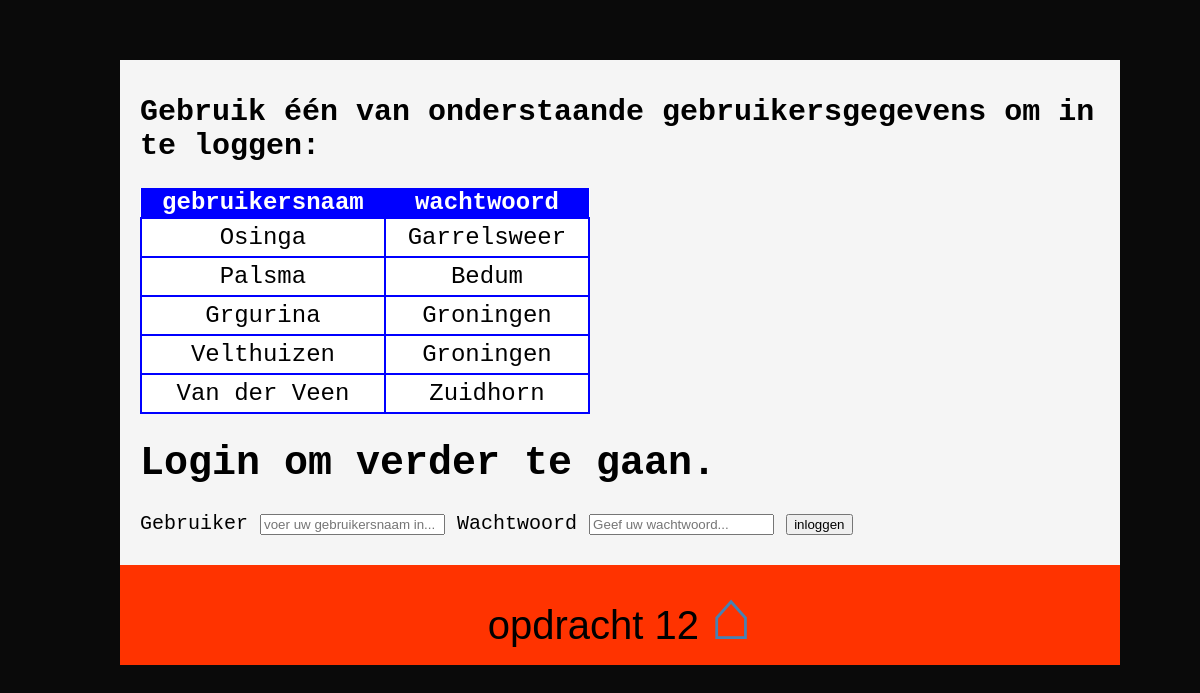
Page /public/PHP/opdracht_12.php on the committed database.
### tables this page shows
CREATE TABLE IF NOT EXISTS `stations` (
`ws_id` int(2) NOT NULL,
  `plaats` text NOT NULL,
  `beheerder` varchar(32) NOT NULL
);

### public/PHP/opdracht_12.php (the view, shortened to what this page needs)
<?PHP
include('opdracht_begin.php');
require('database.php');
function toon_tabel($sql,$DBverbinding) {
  $records = mysqli_query($DBverbinding, $sql);
  $record_teller=0;
  while($record = mysqli_fetch_assoc($records)) {
    $lijst[$record_teller]=$record;
    $record_teller++;
  }
  echo '<h2>Gebruik &eacute;&eacute;n van onderstaande gebruikersgegevens om in te loggen:</h2>
        <table style="border-collapse: collapse; width: 450px; background: white; text-align: center; font-size: 1.2em;">
        <tr style="background-color: blue; color: white;"><th>gebruikersnaam</th><th>wachtwoord</th></tr>';
  foreach ($lijst as $record) {
    echo '<tr style="height: 20px;">';
    echo '<td style="border: 2px solid blue; padding: 5px;">'.$record['beheerder'].'</td>';
    echo '<td style="border: 2px solid blue; padding: 5px;">'.$record['plaats'].'</td>';
    echo '</tr>';
    }
  echo '</table>';
}
function toon_formulier() {
  echo '<h1>Login om verder te gaan.</h1>
   <form method="POST" action="">
     <label>Gebruiker</label>
     <input type="text" name="gebruikersnaam" placeholder="voer uw gebruikersnaam in...">
     <label>Wachtwoord</label>
     <input type="password" name="wachtwoord" placeholder="Geef uw wachtwoord...">
     <input type="submit" name="submit" value="inloggen">
   </form>';
}
$database = "weerstations";
$DBverbinding = mysqli_connect($servernaam, $gebruikersnaam, $wachtwoord, $database);
$sql = "SELECT * FROM stations ORDER BY 1 DESC";
toon_tabel($sql,$DBverbinding);
if (isset($_SESSION["user"])) {
  echo "<h1 style='color: green;'>Welkom ".$_SESSION["user"]."</h1>";
  echo 'De sessie wordt nu weer afgesloten. Klik F5 om opnieuw in te loggen.';
  session_destroy();
}
else {
  toon_formulier();
}
include('opdracht_eind.php');
?>

### public/PHP/CSS/main.css (style rules this page uses)
body { background-color: #0A0A0A; padding: 0; margin: 0; font-size: 125%; }

### rows in the picture
stations: beheerder "Osinga", plaats "Garrelsweer"
stations: beheerder "Palsma", plaats "Bedum"
stations: beheerder "Grgurina", plaats "Groningen"
stations: beheerder "Velthuizen", plaats "Groningen"
stations: beheerder "Van der Veen", plaats "Zuidhorn"

### other values in the picture
$titel "opdracht 12"
